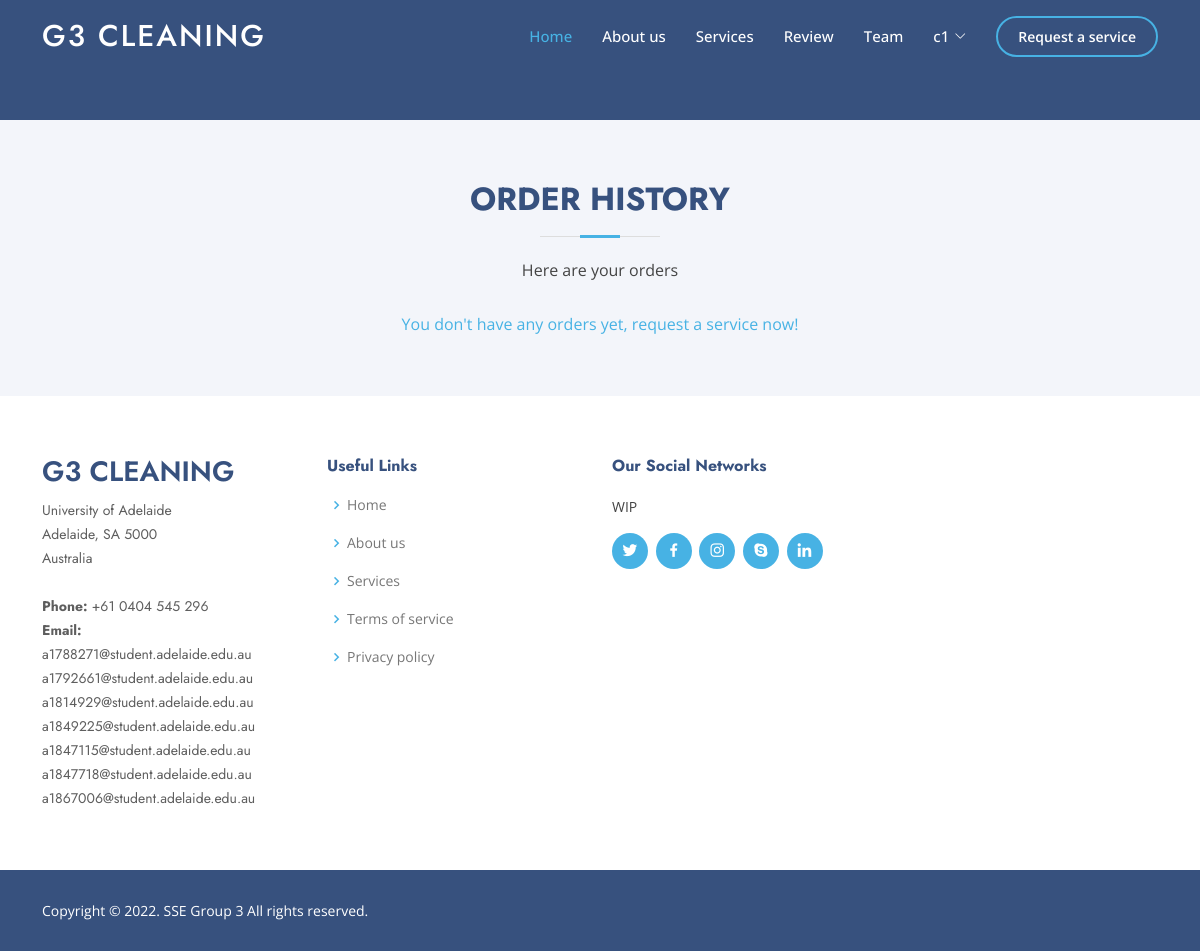
Page /orderhistory.php (signed in) on the earlier database version.
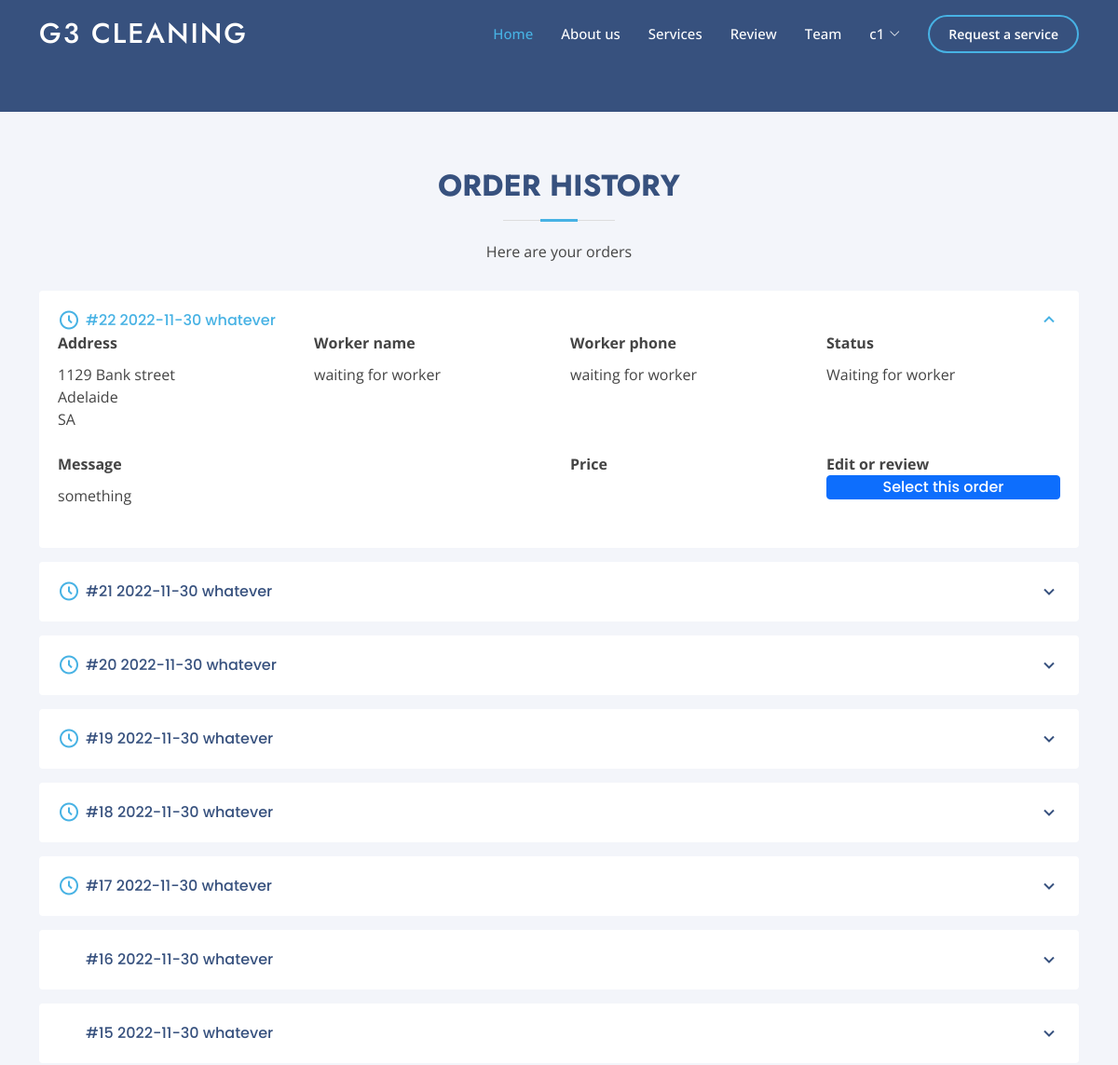
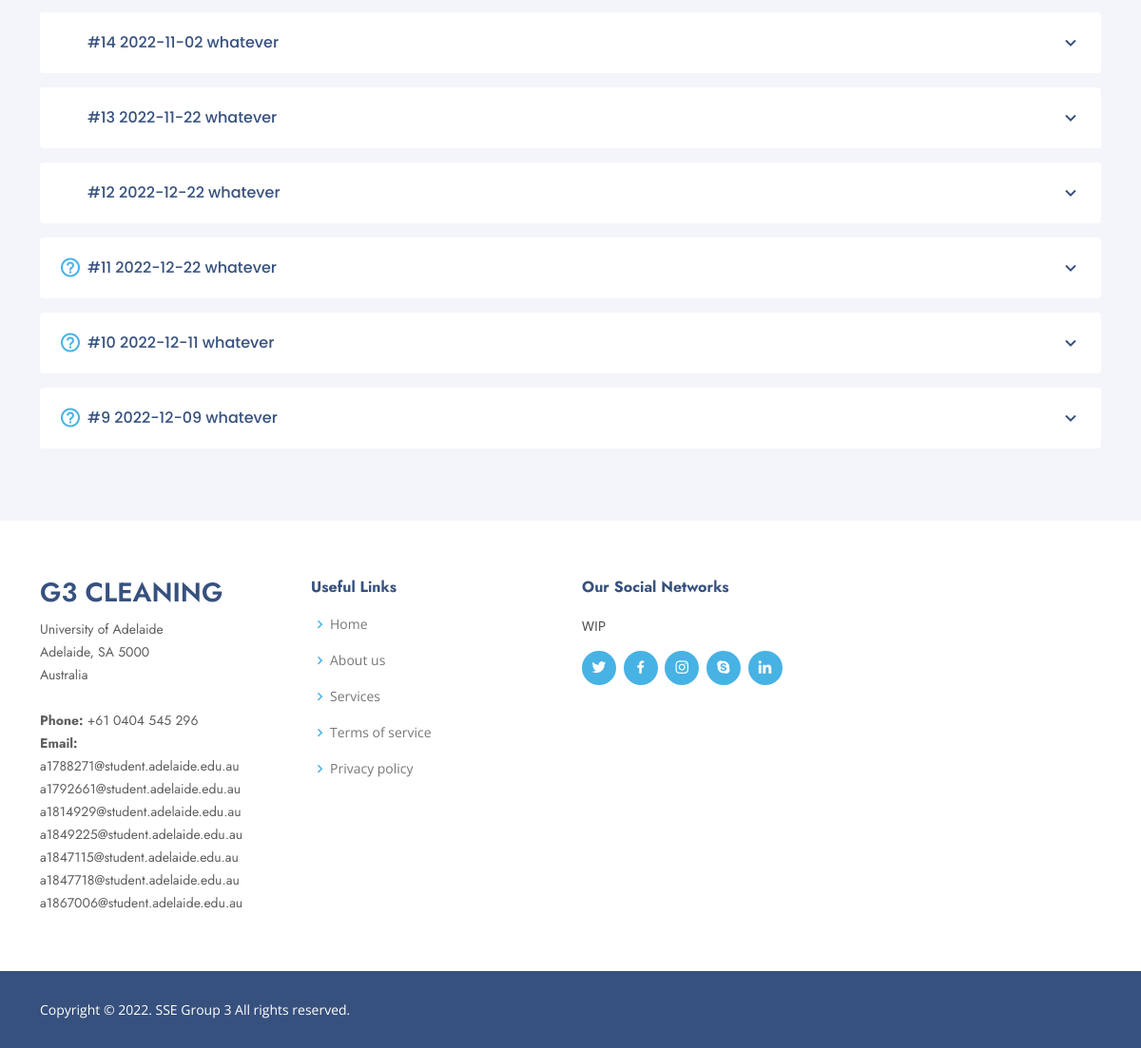
Same page on the later database version (2 pictures, top to bottom).
### tables this page shows
CREATE TABLE IF NOT EXISTS `orders`(
  `oid` int UNSIGNED NOT NULL AUTO_INCREMENT,
  `customer` int UNSIGNED NOT NULL,
  `worker` int UNSIGNED NOT NULL DEFAULT 0,
  `address` varchar(100) NOT NULL,
  `city` varchar(50) NOT NULL,
  `state` varchar(50) NOT NULL,
  `date` date NOT NULL,
  `start` time,
  `end` time,
  `subject` varchar(100),
  `message` varchar(100),
  `comment` varchar(300),
  `rating` int,
  `price` int,
  `status` varchar(10) NOT NULL DEFAULT 'notpaid',
  PRIMARY KEY (oid)
);

### include/db.php (called while the page is built, shortened)
<?php
include 'dbdetail.php';
$conn = new mysqli($servername, $username, $password, $dbname);
function sqlsanitizer($str)
{
    $str = str_replace('-', '', $str);
    return $str;
}
function dbsearchall($table, $key, $target)
{
    global $conn;
    $query = "SELECT * FROM " . sqlsanitizer($table) . " WHERE " . sqlsanitizer($key) . "=";
    $query .= sqlsanitizer($target);
    $query .= ";";
    $dbresult = mysqli_query($conn, $query);
    $result = [];
    if (mysqli_num_rows($dbresult) > 0) {
        while ($row = mysqli_fetch_assoc($dbresult)) {
            array_push($result, $row);
        }
    }
    return $result;
}
?>

### orderhistory.php (the view, shortened to what the changed rows need)
<!DOCTYPE html>
<html lang="en">
<?php include 'include/db.php'; ?>
<head>
    <link href="assets/vendor/aos/aos.css" rel="stylesheet">
    <link href="assets/vendor/bootstrap/css/bootstrap.min.css" rel="stylesheet">
    <link href="assets/vendor/bootstrap-icons/bootstrap-icons.css" rel="stylesheet">
    <link href="assets/vendor/boxicons/css/boxicons.min.css" rel="stylesheet">
    <link href="assets/vendor/glightbox/css/glightbox.min.css" rel="stylesheet">
    <link href="assets/vendor/remixicon/remixicon.css" rel="stylesheet">
    <link href="assets/vendor/swiper/swiper-bundle.min.css" rel="stylesheet">
    <link href="assets/css/style.css" rel="stylesheet">
</head>
<body>
    <?php include 'include/header.php'; ?>
    <section id="history" class="history section-bg">
        <div class="container" data-aos="fade-up">
            <div class="section-title">
                <h2>Order history</h2>
            </div>
            <?php
            if ($_SESSION['role'] == 'customer') {
                $orders = dbsearchall("orders", "customer", $_SESSION["uid"]);
            } elseif ($_SESSION['role'] == 'worker') {
                $orders = dbsearchall("orders", "worker", $_SESSION["uid"]);
            } elseif ($_SESSION['role'] == 'admin') {
                $orders = [];
            } else {
                session_destroy();
                echo "OOPS! something wrong happened, you have been logged out.";
                exit;
            }
            if (count($orders) == 0) {
                if ($_SESSION['role'] == 'customer') {
            ?>
            <div class="row">
                <div class="d-flex justify-content-center">
                    <a href="searchworker.php">You don't have any orders yet, request a service now!</a>
                </div>
            </div>
            <?php
                }
            } else {
            ?>
            <div class="history-list">
                <ul>
                    <?php
                $orders = array_reverse($orders);
                $index = 1;
                foreach ($orders as $order) {
                    if ($order['status'] == "notpaid") {
                        if ($order['worker'] == 0 and $order['start'] == '' and $order['end'] == '') {
                            $iconleft = "bx bx-time-five icon-help";
                            $status = "Waiting for worker";
                        } elseif ($order['worker'] != 0 and $order['start'] == '' and $order['end'] == '') {
                            $iconleft = "bx bx-time-five icon-help";
                            $status = "Ready";
                        } elseif ($order['worker'] != 0 and $order['start'] != '' and $order['end'] == '') {
                            $iconleft = "bx bx-time-five icon-help";
                            $status = "Ongoing";
                        } elseif ($order['worker'] != 0 and $order['start'] != '' and $order['end'] != '') {
                            $iconleft = "bx bx-time-five icon-help";
                            $status = "Waiting for payment";
                        } else {
                            $iconleft = "bx bx-help-circle icon-help";
                            $status = "Order Error, please contact customer support.";
                        }
                    } elseif ($order['status'] == "paid") {
                        if ($order['worker'] != 0 and $order['start'] != '' and $order['end'] != '') {
                            $iconleft = "bx bx-check-circle icon-help";
                            $status = "Complete";
                        } else {
                            $iconleft = "bx bx-help-circle icon-help";
                            $status = "Order Error, please contact customer support.";
                        }
                    } elseif ($order['status'] == "canceled") {
                        $iconleft = "bx gmdi-cancel-o icon-help";
                        $status = "Canceled";
                    } else {
                        $iconleft = "bx bx-help-circle icon-help";
                        $status = "Order Error, please contact customer support.";
                    }
                    echo '<li data-aos="fade-up" data-aos-delay="' . $index * 100 . '">';
                    $title = "#" . $order['oid'] . ' ' . $order['date'] . ' ' . $order['subject'];
                    if ($index == 1) {
                        echo '<i class="' . $iconleft . '"></i> <a data-bs-toggle="collapse" class="collapse"
                        data-bs-target="#history-list-1">' . $title . '<i
                        class="bx bx-chevron-down icon-show"></i><i class="bx bx-chevron-up icon-close"></i></a>
                        <div id="history-list-1" class="collapse show" data-bs-parent=".history-list">';
                    } else {
                        echo '<i class="' . $iconleft . '"></i> <a data-bs-toggle="collapse" class="collapsed"
                        data-bs-target="#history-list-' . $index . '">' . $title . '<i
                        class="bx bx-chevron-down icon-show"></i><i class="bx bx-chevron-up icon-close"></i></a>
                        <div id="history-list-' . $index . '" class="collapse" data-bs-parent=".history-list">';
                    }
                    if ($_SESSION['role'] == 'customer') {
                        if ($order['worker'] != 0) {
                            $workerinfo = dbsearch("worker", ["name", "phone"], "uid", $order['worker'])[0];
                            $workername = $workerinfo['name'];
                            $workerphone = $workerinfo['phone'];
                        } else {
                            $workername = "waiting for worker";
                            $workerphone = "waiting for worker";
                        }
                        echo
                            '<div class="row">
                                <div class="col-md-3">
                                    <strong>Address</strong>
                                    <p>' . $order['address'] . '</br>' . $order['city'] . '</br>' . $order['state'] . '</p>
                                    </br>
                                </div>
                                <div class="col-md-3">
                                    <strong>Worker name</strong>
                                    <p>' . $workername . '</p>
                                    </br>
                                </div>
                                <div class="col-md-3">
                                    <strong>Worker phone</strong>
                                    <p>' . $workerphone . '</p>
                                    </br>
                                </div>
                                <div class="col-md-3">
                                    <strong>Status</strong>
                                    <p>' . $status . '</p>
                                    </br>
                                </div>
                            </div>
                            <div class="row">
                                <div class="col-md-6">
                                    <strong>Message</strong>
                                    <p>' . $order['message'] . '</p>
                                    </br>
                                </div>
                                <div class="col-md-3">
                                    <strong>Price</strong>
                                    <p>' . $order['price'] . '</p>
                                    </br>
                                </div>
                                <div class="col-md-3">
                                    <strong>Edit or review</strong>
                                    <a href="orderdetail.php?orderid=' . $order['oid'] .
                            '" class="btn btn-primary">Select this order</a>
                                    </br>
                                </div>
                            </div>';
                    }
                    echo '</div></li>';
                    $index += 1;
                }
                    ?>
                </ul>
            </div>
            <?php
            }
            ?>
        </div>
    </section>
</body>
</html>

Differences in the rows shown:
added orders: title "#22 2022-11-30 whatever", address "1129 Bank street", city "Adelaide", state "SA", worker "waiting for worker", status "Waiting for worker", message "something"
added orders: worker 0 (drawn), title "#21 2022-11-30 whatever"
added orders: worker 0 (drawn), title "#20 2022-11-30 whatever"
added orders: worker 0 (drawn), title "#19 2022-11-30 whatever"
added orders: worker 0 (drawn), title "#18 2022-11-30 whatever"
added orders: worker 0 (drawn), title "#17 2022-11-30 whatever"
added orders: title "#16 2022-11-30 whatever"
added orders: title "#15 2022-11-30 whatever"
added orders: title "#14 2022-11-02 whatever"
added orders: title "#13 2022-11-22 whatever"
added orders: title "#12 2022-12-22 whatever"
added orders: worker 4 (drawn), title "#11 2022-12-22 whatever"
added orders: worker 3 (drawn), title "#10 2022-12-11 whatever"
added orders: worker 2 (drawn), title "#9 2022-12-09 whatever"
Other differences:
text no longer shown: "You don't have any orders yet, request a service now!"
